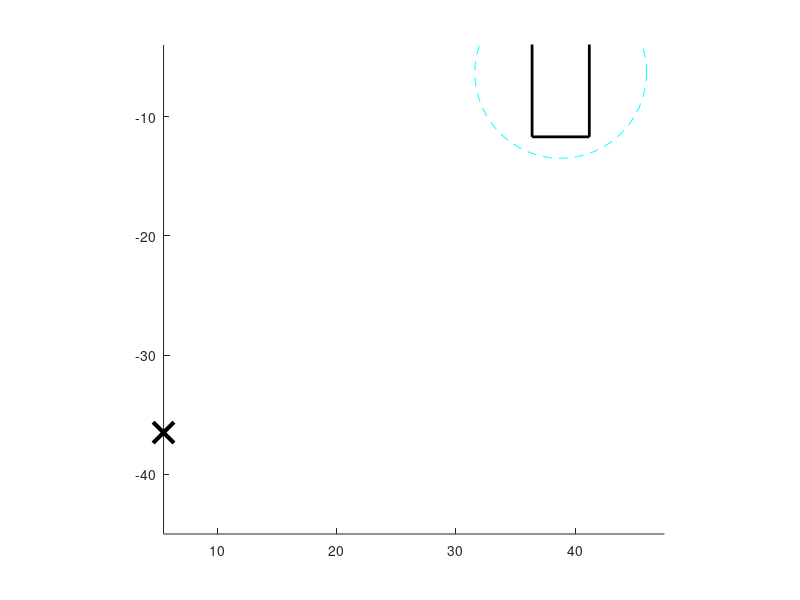

Source code (MATLAB): (Note: this script raises an error after producing the figure.)
clc; clear; close all;

%% ====== WORLD SETTING (네 조건 반영) ======
x_world_min = 5.5;
x_world_max = 47.5;
y_world_min = -45;
y_world_max = -4;

% state = [rear_x, rear_y, yaw]  (뒷범퍼 중심 기준)
start_world = [5.5,  -36.5, deg2rad(0)];
goal_world  = [38.8,  -6.3,  deg2rad(90)];

% obstacles: [rear_x, rear_y, yaw(deg)]  (얘들도 차량 뒷범퍼 중심 기준이라고 가정)
obstacles = [ ...
      7.3000,  -28.7000,   -90;
     12.8000,   -6.8000,   -90;
     21.3000,   -6.6000,   -90;
     30.0000,   -6.5000,   -90;
     41.7000,   -6.3000,   -90;
      6.9000,   -6.9000,   -90;
      7.0000,  -21.8000,    90;
     18.6000,  -21.8000,    90;
     24.3000,  -21.9000,    90;
     36.0000,  -21.9000,    90;
     38.8000,  -21.8000,    90;
     41.8000,  -21.8000,    90;
     12.6000,  -28.8000,   -90;
     24.3000,  -28.9000,   -90;
     41.6000,  -28.9000,   -90;
      9.9000,  -44.4000,    90;
     21.4000,  -44.3000,    90;
     24.5000,  -44.4000,    90;
     36.0000,  -44.4000,    90;
     41.8000,  -44.5000,    90];

%% ====== GLOBAL CONSTANTS ======
x_min = x_world_min;  x_max = x_world_max;
y_min = y_world_min;  y_max = y_world_max;

x_start = start_world(1);
y_start = start_world(2);
theta_start = start_world(3);

x_goal = goal_world(1);
y_goal = goal_world(2);
theta_goal = goal_world(3);

% 차량/장애물 크기 (필요하면 조정)
l_car = 4.5;   % 차량 길이 (front~rear)
w_car = 2.0;   % 차량 폭

obs_len = 4.5; % 장애물(차량) 길이
obs_wid = 2.0; % 장애물(차량) 폭

parking_spot_to_car_ratio = 2.4;
max_iter = 2000;
angle_weighting = 5;

numofpathfound = 0;

% ----- goal 주변 주차 공간 설정 (axis-aligned box, rear 기준) -----
parking_width  = w_car * parking_spot_to_car_ratio;
parking_length = l_car * parking_spot_to_car_ratio;
thres_radius   = parking_width * 1.5;

X0 = x_goal - parking_width/2;
X1 = x_goal + parking_width/2;
Y0 = y_goal - parking_length/2;
Y1 = y_goal + parking_length/2;

th_max = 2*pi;
flag_success = 0;
flag_near_goal = 0;
goal = 0;

% non-holonomic values (rear 기준 bicycle)
dt = 0.1;
v_range_far  = 1:1:10;
v_range_near = thres_radius*(-1):0.1:thres_radius;
steer_range_far  = -0.8:0.2:0.8;  % -45 ~ 45 deg
steer_range_near = -1:0.1:1;      % -60 ~ 60 deg
max_steps = 10;

%% ====== Plotting ======
figure(1); hold on;
xlim([x_min x_max]); ylim([y_min y_max]);
axis equal;

% Start / Goal (rear 위치)
plot(x_start, y_start, 'kx', 'MarkerSize', 15, 'LineWidth', 3);
goal_circle = [x_goal - thres_radius, y_goal - thres_radius, ...
               2*thres_radius, 2*thres_radius];
rectangle('Position', goal_circle, 'Curvature', [1, 1], ...
          'LineStyle', '--', 'EdgeColor', 'c');

% parking space (axis-aligned)
rectangle('Position', [X0 Y0 parking_width parking_length], ...
          'EdgeColor', 'k', 'LineWidth', 2);

% 장애물 시각화 (yaw 반영, OBB)
for i = 1:size(obstacles,1)
    ox   = obstacles(i,1);
    oy   = obstacles(i,2);
    oyaw = deg2rad(obstacles(i,3));
    obs_poly = makeOBB(ox, oy, oyaw, obs_len, obs_wid);
    patch(obs_poly(:,1), obs_poly(:,2), [0.7 0.7 0.7], ...
          'EdgeColor','k','LineWidth',1);
end

drawnow;

%% ====== Node 구조체 (rear 기준) ======
z = zeros(1,1);
node = struct('x',z,'y',z,'theta',z,'x_par',z,'y_par',z,'th_par',z,...
              'pv',z,'pa',z,'pt',z,'dist',z,'index',z,'p_index',z,'path',z);
nodes_created = 1;

node(1).x = x_start;
node(1).y = y_start;
node(1).theta = theta_start;
node(1).x_par = x_start;
node(1).y_par = y_start;
node(1).th_par = theta_start;
node(1).pv = 0; node(1).pa = 0; node(1).pt = 0;
node(1).dist = 0; node(1).index = 1; node(1).p_index = 0;

%% ====== Tree Generation ======
iter = 2;
while (iter <= max_iter)
    if goal
        % goal 도달 후에는 ellipse 안에서 샘플링 (informed RRT* 느낌)
        cmin = sqrt((x_goal - x_start)^2 + (y_goal - y_start)^2);
        if cbest > sqrt(cbest^2 - cmin^2)
            a = cbest/2;
            b = sqrt(cbest^2 - cmin^2)/2;
        else
            b = cbest/2;
            a = sqrt(cbest^2 - cmin^2)/2;
        end

        e_theta = -pi/2 + pi*rand;
        kk = (a*b) / sqrt((b*cos(e_theta))^2 + (a*sin(e_theta))^2);
        maxR = max(1, round(kk));
        r = randi(maxR);
        inclination = atan2(y_goal - y_start, x_goal - x_start);

        if mod(r,2) == 0
            xpoint = x_start + r*cos(e_theta + inclination);
            ypoint = y_start + r*sin(e_theta + inclination);
        else
            xpoint = x_goal - r*cos(e_theta + inclination);
            ypoint = y_goal - r*sin(e_theta + inclination);
        end
        x_rand = xpoint;
        y_rand = ypoint;
        th_rand = th_max*rand;
    else
        % 월드 범위에 맞게 랜덤 샘플 (rear 기준, 음수 y 포함)
        x_rand = x_min + (x_max - x_min)*rand;
        y_rand = y_min + (y_max - y_min)*rand;
        th_rand = th_max*rand;

        % goal 근처 bias
        if flag_success == 0 && flag_near_goal && rand < 0.5
            x_rand = x_goal - 2*thres_radius + 4*thres_radius*rand;
            y_rand = y_goal - 2*thres_radius + 4*thres_radius*rand;
            th_rand = mod(theta_goal - pi/180*15 + pi/180*30*rand, 2*pi);
            if rand < 0.5
                th_rand = mod(-th_rand, 2*pi);
            end
        end
    end

    % ====== 가장 가까운 노드 (rear 기준) ======
    distance = zeros(nodes_created,1);
    for i = 1:nodes_created
        distance(i) = sqrt( (x_rand - node(i).x)^2 + ...
                            (y_rand - node(i).y)^2 + ...
                            (parking_width/pi * angdiff(th_rand, node(i).theta))^2 );
    end
    [~, parent_index] = min(distance);

    x_close     = node(parent_index).x;
    y_close     = node(parent_index).y;
    theta_close = node(parent_index).theta;

    % ====== Motion Primitives (rear frame state) ======
    path = zeros(max_steps, 3);
    path(1,:) = [x_close, y_close, theta_close];

    % [rear_x, rear_y, theta, v, steer, t]
    path_points = zeros(max_steps * length(v_range_far) * length(steer_range_far), 6);
    path_points(1,:) = [x_close, y_close, mod(theta_close, 2*pi), 0, 0, 0];
    pp_iter = 2;

    % goal 주변이면 후진 허용 & steer 조밀하게
    if sqrt((x_close - x_goal)^2 + (y_close - y_goal)^2) <= thres_radius
        v_range = v_range_near;
        steer_range = steer_range_near;
    else
        v_range = v_range_far;
        steer_range = steer_range_far;
    end

    % parent에서 여러 primitive 펼쳐보기
    for v_iter = v_range
        for st_iter = steer_range
            path(1,:) = [x_close, y_close, theta_close];
            for i = 2:max_steps
                % rear 기준 차량 모델
                x_prev  = path(i-1,1);
                y_prev  = path(i-1,2);
                th_prev = path(i-1,3);

                x_next  = x_prev + v_iter*cos(th_prev)*dt;
                y_next  = y_prev + v_iter*sin(th_prev)*dt;
                th_next = th_prev + v_iter*tan(st_iter)*dt/l_car;

                % 충돌체크 (rear pose → center OBB, 장애물 yaw까지 반영)
                if IsObstacle(x_next, y_next, th_next, ...
                              obstacles, l_car, w_car, obs_len, obs_wid, ...
                              x_min, x_max, y_min, y_max)
                    break;
                end

                path(i,:) = [x_next, y_next, th_next];
                path_points(pp_iter,:) = [x_next, y_next, mod(th_next,2*pi), ...
                                          v_iter, st_iter, (i-1)*dt];
                pp_iter = pp_iter + 1;
            end
        end
    end

    % 유효한 path_points만 사용
    valid_idx = 1:(pp_iter-1);
    if numel(valid_idx) <= 1
        iter = iter + 1;
        continue;
    end

    dist_pp = zeros(length(valid_idx),1);
    for k = 1:length(valid_idx)
        idx = valid_idx(k);
        dist_pp(k) = sqrt( (x_rand - path_points(idx,1))^2 + ...
                           (y_rand - path_points(idx,2))^2 + ...
                           (parking_width/pi * angdiff(th_rand, path_points(idx,3)))^2 );
    end

    % 첫 점(부모) 제외하고 최소 거리 선택
    [dist_pp_value, rel_idx] = min(dist_pp(2:end));
    pp_parent_index = valid_idx(rel_idx + 1);  % offset 1

    % 노드가 반복되면 skip (rear 기준)
    if path_points(pp_parent_index,1) == path_points(1,1) && ...
       path_points(pp_parent_index,2) == path_points(1,2) && ...
       mod(path_points(pp_parent_index,3),2*pi) == mod(path_points(1,3),2*pi)
        iter = iter + 1;
        continue;
    end

    % ====== 새 노드 생성 (rear 기준 좌표 저장) ======
    nodes_created = nodes_created + 1;
    node(nodes_created).x      = path_points(pp_parent_index,1);
    node(nodes_created).y      = path_points(pp_parent_index,2);
    node(nodes_created).theta  = mod(path_points(pp_parent_index,3),2*pi);
    node(nodes_created).x_par  = path_points(1,1);
    node(nodes_created).y_par  = path_points(1,2);
    node(nodes_created).th_par = mod(path_points(1,3),2*pi);
    node(nodes_created).pv     = path_points(pp_parent_index,4);
    node(nodes_created).pa     = path_points(pp_parent_index,5);
    node(nodes_created).pt     = path_points(pp_parent_index,6);
    node(nodes_created).index  = nodes_created;
    node(nodes_created).p_index = parent_index;
    node(nodes_created).dist   = node(parent_index).dist + dist_pp_value;

    % 해당 primitive의 궤적(rear_x, rear_y) 저장
    mask = (path_points(:,4) == node(nodes_created).pv) & ...
           (path_points(:,5) == node(nodes_created).pa) & ...
           (path_points(:,6) <= node(nodes_created).pt);
    node(nodes_created).path = flipud(path_points(mask, 1:2));

    % ---- 시각화 (rear 위치 + OBB 차량) ----
    figure(1);
    ss = scatter(node(nodes_created).x, node(nodes_created).y, 'filled');
    ss.SizeData = 20;

    car_angle = node(nodes_created).theta;
    % rear → center 변환
    [car_center_x, car_center_y] = rear2center(node(nodes_created).x, ...
                                               node(nodes_created).y, ...
                                               car_angle, l_car);

    % 차량 사각형
    car_poly = makeOBB(car_center_x, car_center_y, car_angle, l_car, w_car);
    patch(car_poly(:,1), car_poly(:,2), 1, 'FaceColor','none', 'EdgeColor','r', 'LineWidth',1);

    % parking box 안에 차 네 모서리가 전부 들어가면 성공
    car_x1 = car_poly(1,1); car_y1 = car_poly(1,2);
    car_x2 = car_poly(2,1); car_y2 = car_poly(2,2);
    car_x3 = car_poly(3,1); car_y3 = car_poly(3,2);
    car_x4 = car_poly(4,1); car_y4 = car_poly(4,2);

    if IsInParking(car_x1,car_y1,car_x2,car_y2,car_x3,car_y3,car_x4,car_y4,X0,X1,Y0,Y1)
        p_index = node(nodes_created).p_index;
        numofpathfound = numofpathfound + 1;
        allpath(numofpathfound) = node(nodes_created).index;
        line_array = [node(nodes_created).x, node(nodes_created).y];

        while p_index >= 2
            c = [node(p_index).path(:,:)];
            line_array = [line_array; c];
            p_index = node(p_index).p_index;
        end

        iter
        goal = 1;
        cbest = 0;
        for g = 1:size(line_array,1)-1
            d = line_array(g,:) - line_array(g+1,:);
            cbest = cbest + sqrt(d(1)^2 + d(2)^2);
        end
        clear line_array;
        fprintf("Route Found\n");
        flag_success = 1;
    else
        % rear 위치 기준으로 goal 근처 플래그
        if sqrt((node(nodes_created).x - x_goal)^2 + ...
                (node(nodes_created).y - y_goal)^2) <= thres_radius
            flag_near_goal = 1;
        end
    end

    iter = iter + 1;
end

%% ====== 여러 경로 중 best path 선택 및 플롯 (rear 궤적) ======
if numofpathfound > 0
    totaldist = -inf;
    currentdist = 0;
    bestpath = 0;

    for z = 1:numofpathfound
        currentdist = node(allpath(z)).dist;
        if currentdist > totaldist
            totaldist = currentdist;
            bestpath = z;
        end
    end

    p_index = node(allpath(bestpath)).p_index;
    line_array = [node(allpath(bestpath)).x, node(allpath(bestpath)).y];

    while p_index >= 2
        c = [node(p_index).path(:,:)];
        line_array = [line_array; c];
        p_index = node(p_index).p_index;
    end

    plot(line_array(:,1), line_array(:,2), 'k', 'LineWidth', 2);
else
    disp('No path found.');
end

%% ====== Functions ======
% rear → center
function [cx, cy] = rear2center(rx, ry, theta, L)
    cx = rx + (L/2)*cos(theta);
    cy = ry + (L/2)*sin(theta);
end

% center + yaw(rad) + length/width → OBB 4점 (CCW)
function poly = makeOBB(cx, cy, yaw, length, width)
    dx = length/2;
    dy = width/2;

    R = [cos(yaw) -sin(yaw);
         sin(yaw)  cos(yaw)];

    corners_local = [
         dx,  dy;
         dx, -dy;
        -dx, -dy;
        -dx,  dy;
    ];

    poly = (R * corners_local')';
    poly(:,1) = poly(:,1) + cx;
    poly(:,2) = poly(:,2) + cy;
end

% 두 OBB(poly1, poly2)의 충돌 여부 (SAT)
function hit = OBB_Collision(poly1, poly2)
    hit = true;
    polys = {poly1, poly2};

    for p = 1:2
        poly = polys{p};
        for i = 1:4
            j = mod(i,4) + 1;
            edge = poly(j,:) - poly(i,:);
            normal = [-edge(2), edge(1)];  % 수직 벡터

            proj1 = poly1 * normal';
            proj2 = poly2 * normal';

            min1 = min(proj1); max1 = max(proj1);
            min2 = min(proj2); max2 = max(proj2);

            if (max1 < min2) || (max2 < min1)
                hit = false;
                return;
            end
        end
    end
end

% rear pose + 장애물(얘들도 rear 기준) + 맵 범위 → 충돌 여부
function yn = IsObstacle(rx, ry, theta, ...
                          obstacles, l_car, w_car, obs_len, obs_wid, ...
                          x_min, x_max, y_min, y_max)
    yn = 0;

    % 맵 범위 체크 (rear 기준)
    if rx < x_min || rx > x_max || ry < y_min || ry > y_max
        yn = 1;
        return;
    end

    % 차량 OBB (center 기준으로 만든 뒤)
    [cx, cy] = rear2center(rx, ry, theta, l_car);
    car_poly = makeOBB(cx, cy, theta, l_car, w_car);

    % 장애물들과 OBB 충돌 체크
    for i = 1:size(obstacles,1)
        ox   = obstacles(i,1);
        oy   = obstacles(i,2);
        oyaw = deg2rad(obstacles(i,3));

        obs_poly = makeOBB(ox, oy, oyaw, obs_len, obs_wid);

        if OBB_Collision(car_poly, obs_poly)
            yn = 1;
            return;
        end
    end
end

% parking box 안에 네 모서리 다 들어가면 1
function wn = IsInParking(x1,y1,x2,y2,x3,y3,x4,y4,X0,X1,Y0,Y1)
    wn = 0;
    if (x1>X0 && x1<X1 && y1>Y0 && y1<Y1) && ...
       (x2>X0 && x2<X1 && y2>Y0 && y2<Y1) && ...
       (x3>X0 && x3<X1 && y3>Y0 && y3<Y1) && ...
       (x4>X0 && x4<X1 && y4>Y0 && y4<Y1)
        wn = 1;
    end
end
